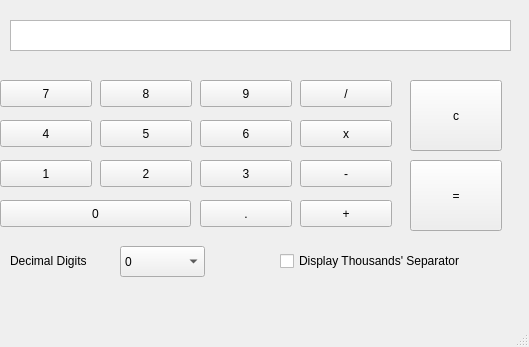
<?xml version="1.0" encoding="UTF-8"?>
<ui version="4.0">
 <class>MainWindow</class>
 <widget class="QMainWindow" name="MainWindow">
  <property name="geometry">
   <rect>
    <x>0</x>
    <y>0</y>
    <width>529</width>
    <height>347</height>
   </rect>
  </property>
  <property name="windowTitle">
   <string>MainWindow</string>
  </property>
  <widget class="QWidget" name="centralwidget">
   <widget class="QPushButton" name="seven">
    <property name="geometry">
     <rect>
      <x>0</x>
      <y>80</y>
      <width>92</width>
      <height>27</height>
     </rect>
    </property>
    <property name="text">
     <string>7</string>
    </property>
   </widget>
   <widget class="QPushButton" name="eight">
    <property name="geometry">
     <rect>
      <x>100</x>
      <y>80</y>
      <width>92</width>
      <height>27</height>
     </rect>
    </property>
    <property name="text">
     <string>8</string>
    </property>
   </widget>
   <widget class="QPushButton" name="nine">
    <property name="geometry">
     <rect>
      <x>200</x>
      <y>80</y>
      <width>92</width>
      <height>27</height>
     </rect>
    </property>
    <property name="text">
     <string>9</string>
    </property>
   </widget>
   <widget class="QPushButton" name="four">
    <property name="geometry">
     <rect>
      <x>0</x>
      <y>120</y>
      <width>92</width>
      <height>27</height>
     </rect>
    </property>
    <property name="text">
     <string>4</string>
    </property>
   </widget>
   <widget class="QPushButton" name="five">
    <property name="geometry">
     <rect>
      <x>100</x>
      <y>120</y>
      <width>92</width>
      <height>27</height>
     </rect>
    </property>
    <property name="text">
     <string>5</string>
    </property>
   </widget>
   <widget class="QPushButton" name="six">
    <property name="geometry">
     <rect>
      <x>200</x>
      <y>120</y>
      <width>92</width>
      <height>27</height>
     </rect>
    </property>
    <property name="text">
     <string>6</string>
    </property>
   </widget>
   <widget class="QPushButton" name="one">
    <property name="geometry">
     <rect>
      <x>0</x>
      <y>160</y>
      <width>92</width>
      <height>27</height>
     </rect>
    </property>
    <property name="text">
     <string>1</string>
    </property>
   </widget>
   <widget class="QPushButton" name="two">
    <property name="geometry">
     <rect>
      <x>100</x>
      <y>160</y>
      <width>92</width>
      <height>27</height>
     </rect>
    </property>
    <property name="text">
     <string>2</string>
    </property>
   </widget>
   <widget class="QPushButton" name="three">
    <property name="geometry">
     <rect>
      <x>200</x>
      <y>160</y>
      <width>92</width>
      <height>27</height>
     </rect>
    </property>
    <property name="text">
     <string>3</string>
    </property>
   </widget>
   <widget class="QPushButton" name="zero">
    <property name="geometry">
     <rect>
      <x>0</x>
      <y>200</y>
      <width>191</width>
      <height>27</height>
     </rect>
    </property>
    <property name="text">
     <string>0</string>
    </property>
   </widget>
   <widget class="QPushButton" name="dot">
    <property name="geometry">
     <rect>
      <x>200</x>
      <y>200</y>
      <width>92</width>
      <height>27</height>
     </rect>
    </property>
    <property name="text">
     <string>.</string>
    </property>
   </widget>
   <widget class="QPushButton" name="divide">
    <property name="geometry">
     <rect>
      <x>300</x>
      <y>80</y>
      <width>92</width>
      <height>27</height>
     </rect>
    </property>
    <property name="text">
     <string>/</string>
    </property>
   </widget>
   <widget class="QPushButton" name="multiply">
    <property name="geometry">
     <rect>
      <x>300</x>
      <y>120</y>
      <width>92</width>
      <height>27</height>
     </rect>
    </property>
    <property name="text">
     <string>x</string>
    </property>
   </widget>
   <widget class="QPushButton" name="minus">
    <property name="geometry">
     <rect>
      <x>300</x>
      <y>160</y>
      <width>92</width>
      <height>27</height>
     </rect>
    </property>
    <property name="text">
     <string>-</string>
    </property>
   </widget>
   <widget class="QPushButton" name="plus">
    <property name="geometry">
     <rect>
      <x>300</x>
      <y>200</y>
      <width>92</width>
      <height>27</height>
     </rect>
    </property>
    <property name="text">
     <string>+</string>
    </property>
   </widget>
   <widget class="QPushButton" name="refresh">
    <property name="geometry">
     <rect>
      <x>410</x>
      <y>80</y>
      <width>92</width>
      <height>71</height>
     </rect>
    </property>
    <property name="text">
     <string>c</string>
    </property>
   </widget>
   <widget class="QPushButton" name="equal">
    <property name="geometry">
     <rect>
      <x>410</x>
      <y>160</y>
      <width>92</width>
      <height>71</height>
     </rect>
    </property>
    <property name="text">
     <string>=</string>
    </property>
   </widget>
   <widget class="QCheckBox" name="thousandsSeparator">
    <property name="geometry">
     <rect>
      <x>280</x>
      <y>250</y>
      <width>221</width>
      <height>22</height>
     </rect>
    </property>
    <property name="text">
     <string>Display Thousands' Separator</string>
    </property>
   </widget>
   <widget class="QLabel" name="label">
    <property name="geometry">
     <rect>
      <x>10</x>
      <y>250</y>
      <width>101</width>
      <height>21</height>
     </rect>
    </property>
    <property name="text">
     <string>Decimal Digits</string>
    </property>
   </widget>
   <widget class="QTextEdit" name="textOp">
    <property name="geometry">
     <rect>
      <x>10</x>
      <y>20</y>
      <width>501</width>
      <height>31</height>
     </rect>
    </property>
    <property name="html">
     <string>&lt;!DOCTYPE HTML PUBLIC &quot;-//W3C//DTD HTML 4.0//EN&quot; &quot;http://www.w3.org/TR/REC-html40/strict.dtd&quot;&gt;
&lt;html&gt;&lt;head&gt;&lt;meta name=&quot;qrichtext&quot; content=&quot;1&quot; /&gt;&lt;style type=&quot;text/css&quot;&gt;
p, li { white-space: pre-wrap; }
&lt;/style&gt;&lt;/head&gt;&lt;body style=&quot; font-family:'Sans'; font-size:10pt; font-weight:400; font-style:normal;&quot;&gt;
&lt;p align=&quot;right&quot; style=&quot;-qt-paragraph-type:empty; margin-top:0px; margin-bottom:0px; margin-left:0px; margin-right:0px; -qt-block-indent:0; text-indent:0px;&quot;&gt;&lt;/p&gt;&lt;/body&gt;&lt;/html&gt;</string>
    </property>
   </widget>
   <widget class="QComboBox" name="decimalDigits">
    <property name="geometry">
     <rect>
      <x>120</x>
      <y>246</y>
      <width>85</width>
      <height>31</height>
     </rect>
    </property>
    <item>
     <property name="text">
      <string>0</string>
     </property>
    </item>
    <item>
     <property name="text">
      <string>1</string>
     </property>
    </item>
    <item>
     <property name="text">
      <string>2</string>
     </property>
    </item>
    <item>
     <property name="text">
      <string>3</string>
     </property>
    </item>
    <item>
     <property name="text">
      <string>4</string>
     </property>
    </item>
    <item>
     <property name="text">
      <string>5</string>
     </property>
    </item>
   </widget>
  </widget>
  <widget class="QMenuBar" name="menubar">
   <property name="geometry">
    <rect>
     <x>0</x>
     <y>0</y>
     <width>529</width>
     <height>25</height>
    </rect>
   </property>
  </widget>
  <widget class="QStatusBar" name="statusbar"/>
 </widget>
 <resources/>
 <connections/>
</ui>
